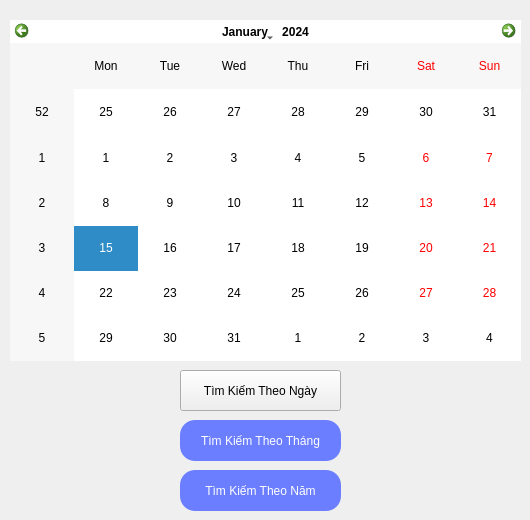
     <widget class="QWidget" name="tab2_P2">
      <attribute name="title">
       <string>Theo Thời Gian</string>
      </attribute>
      <widget class="QPushButton" name="btn_p2_TimTheoNgay">
       <property name="geometry">
        <rect>
         <x>180</x>
         <y>370</y>
         <width>161</width>
         <height>41</height>
        </rect>
       </property>
       <property name="toolTip">
        <string>&lt;html&gt;&lt;head/&gt;&lt;body&gt;&lt;p&gt;Vui lòng chọn một ngày bất kỳ!&lt;/p&gt;&lt;/body&gt;&lt;/html&gt;</string>
       </property>
       <property name="styleSheet">
        <string notr="true">border-radius: 15px;
color: rgb(255, 255, 255);
background-color: rgb(106, 126, 255);
font: 75 12pt &quot;MS Shell Dlg 2&quot;;

QToolTip { color: #000000; background-color: #ffffff; border: 0px; }</string>
       </property>
       <property name="text">
        <string>Tìm Kiếm Theo Ngày</string>
       </property>
      </widget>
      <widget class="QCalendarWidget" name="calendarWidget_p2">
       <property name="geometry">
        <rect>
         <x>10</x>
         <y>20</y>
         <width>511</width>
         <height>341</height>
        </rect>
       </property>
       <property name="styleSheet">
        <string notr="true">background-color: rgb(255, 255, 255);
color: rgb(0, 0, 0);</string>
       </property>
      </widget>
      <widget class="QPushButton" name="btn_p2_TimTheoThang">
       <property name="geometry">
        <rect>
         <x>180</x>
         <y>420</y>
         <width>161</width>
         <height>41</height>
        </rect>
       </property>
       <property name="toolTip">
        <string>&lt;html&gt;&lt;head/&gt;&lt;body&gt;&lt;p&gt;Vui lòng chọn một ngày bất kỳ trong tháng cần tìm!&lt;/p&gt;&lt;/body&gt;&lt;/html&gt;</string>
       </property>
       <property name="styleSheet">
        <string notr="true">border-radius: 15px;
color: rgb(255, 255, 255);
background-color: rgb(106, 126, 255);
font: 75 12pt &quot;MS Shell Dlg 2&quot;;</string>
       </property>
       <property name="text">
        <string>Tìm Kiếm Theo Tháng</string>
       </property>
      </widget>
      <widget class="QPushButton" name="btn_p2_TimTheoNam">
       <property name="geometry">
        <rect>
         <x>180</x>
         <y>470</y>
         <width>161</width>
         <height>41</height>
        </rect>
       </property>
       <property name="toolTip">
        <string>&lt;html&gt;&lt;head/&gt;&lt;body&gt;&lt;p&gt;Vui lòng chọn một ngày bất kỳ trong năm cần tìm!&lt;/p&gt;&lt;/body&gt;&lt;/html&gt;</string>
       </property>
       <property name="styleSheet">
        <string notr="true">border-radius: 15px;
color: rgb(255, 255, 255);
background-color: rgb(106, 126, 255);
font: 75 12pt &quot;MS Shell Dlg 2&quot;;</string>
       </property>
       <property name="text">
        <string>Tìm Kiếm Theo Năm</string>
       </property>
      </widget>
     </widget>
